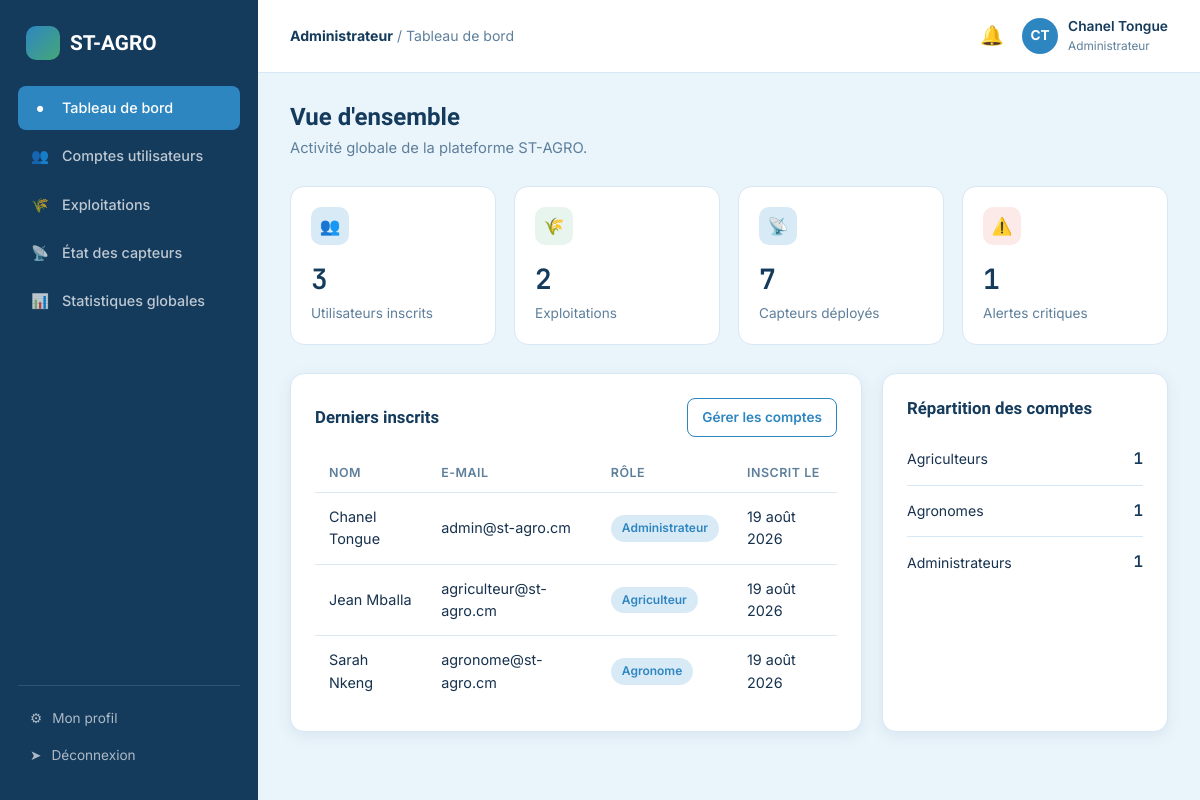
/admin/dashboard.php (signed in), run on the app's committed database.
### tables this page shows
CREATE TABLE utilisateurs (
    id INT AUTO_INCREMENT PRIMARY KEY,
    nom VARCHAR(80) NOT NULL,
    prenom VARCHAR(80) NOT NULL,
    email VARCHAR(150) NOT NULL UNIQUE,
    telephone VARCHAR(30) DEFAULT NULL,
    mot_de_passe VARCHAR(255) NOT NULL,
    role ENUM('administrateur','agriculteur','agronome') NOT NULL DEFAULT 'agriculteur',
    photo_profil VARCHAR(255) DEFAULT NULL,
    ville VARCHAR(120) DEFAULT NULL,
    statut ENUM('actif','suspendu') NOT NULL DEFAULT 'actif',
    date_creation DATETIME DEFAULT CURRENT_TIMESTAMP
);

### includes/auth.php (called while the page is built, shortened)
<?php
require_once __DIR__ . '/../config/database.php';
function estConnecte(): bool
{
    return isset($_SESSION['user_id']);
}
function utilisateurCourant(): ?array
{
    static $user = null;
    if ($user === null) {
        $stmt = getPDO()->prepare('SELECT id, nom, prenom, email, telephone, role, photo_profil, ville, statut FROM utilisateurs WHERE id = ?');
        $stmt->execute([$_SESSION['user_id']]);
        $user = $stmt->fetch();
    }
    return $user;
}

### config/database.php (called while the page is built, shortened)
<?php
function getPDO(): PDO
{
    static $pdo = null;
    if ($pdo === null) {
        $dsn = 'mysql:host=' . DB_HOST . ';dbname=' . DB_NAME . ';charset=' . DB_CHARSET;
        $options = [
            PDO::ATTR_ERRMODE            => PDO::ERRMODE_EXCEPTION,
            PDO::ATTR_DEFAULT_FETCH_MODE => PDO::FETCH_ASSOC,
            PDO::ATTR_EMULATE_PREPARES   => false,
        ];
        try {
            $pdo = new PDO($dsn, DB_USER, DB_PASS, $options);
        } catch (PDOException $e) {
            die('Erreur de connexion à la base de données : ' . $e->getMessage());
        }
    }
    return $pdo;
}

### includes/functions.php (called while the page is built, shortened)
<?php
function nettoyer(string $valeur): string
{
    return htmlspecialchars(trim($valeur), ENT_QUOTES, 'UTF-8');
}
function formaterDate(string $date): string
{
    $mois = ['01' => 'jan', '02' => 'fév', '03' => 'mar', '04' => 'avr', '05' => 'mai', '06' => 'juin',
             '07' => 'juil', '08' => 'août', '09' => 'sep', '10' => 'oct', '11' => 'nov', '12' => 'déc'];
    $ts = strtotime($date);
    return date('d', $ts) . ' ' . $mois[date('m', $ts)] . ' ' . date('Y', $ts);
}

### admin/dashboard.php (the view, shortened to what this page needs)
<?php
require_once __DIR__ . '/../includes/auth.php';
require_once __DIR__ . '/../includes/functions.php';
$user = utilisateurCourant();
$pdo = getPDO();
$stmt = $pdo->query("SELECT role, COUNT(*) AS total FROM utilisateurs GROUP BY role");
$parRole = ['agriculteur' => 0, 'agronome' => 0, 'administrateur' => 0];
foreach ($stmt->fetchAll() as $r) { $parRole[$r['role']] = (int) $r['total']; }
$totalExploitations = (int) $pdo->query('SELECT COUNT(*) FROM exploitations')->fetchColumn();
$totalCapteurs = (int) $pdo->query('SELECT COUNT(*) FROM capteurs')->fetchColumn();
$totalAlertes = (int) $pdo->query("SELECT COUNT(*) FROM alertes WHERE niveau = 'critique'")->fetchColumn();
$stmt = $pdo->query('SELECT nom, prenom, email, role, date_creation FROM utilisateurs ORDER BY date_creation DESC LIMIT 6');
$derniersInscrits = $stmt->fetchAll();
$filAriane = 'Tableau de bord';
$pageActive = 'dashboard';
require __DIR__ . '/../includes/layout_debut.php';
$libRole = ['agriculteur' => 'Agriculteur', 'agronome' => 'Agronome', 'administrateur' => 'Administrateur'];
?>
<h1>Vue d'ensemble</h1>
<p class="sous-titre-page">Activité globale de la plateforme ST-AGRO.</p>
<div class="grille-stats">
    <div class="stat-carte">
        <div class="stat-tete"><span class="stat-icone bleu">&#128101;</span></div>
        <div class="valeur"><?= array_sum($parRole) ?></div>
        <div class="libelle">Utilisateurs inscrits</div>
    </div>
    <div class="stat-carte">
        <div class="stat-tete"><span class="stat-icone vert">&#127806;</span></div>
        <div class="valeur"><?= $totalExploitations ?></div>
        <div class="libelle">Exploitations</div>
    </div>
    <div class="stat-carte">
        <div class="stat-tete"><span class="stat-icone bleu">&#128225;</span></div>
        <div class="valeur"><?= $totalCapteurs ?></div>
        <div class="libelle">Capteurs déployés</div>
    </div>
    <div class="stat-carte">
        <div class="stat-tete"><span class="stat-icone rouge">&#9888;&#65039;</span></div>
        <div class="valeur"><?= $totalAlertes ?></div>
        <div class="libelle">Alertes critiques</div>
    </div>
</div>
<div class="grille-2">
    <div class="carte">
        <div class="carte-titre">
            <h3>Derniers inscrits</h3>
            <a href="/st-agro/admin/utilisateurs.php" class="btn btn-contour btn-sm">Gérer les comptes</a>
        </div>
        <div class="table-wrap">
            <table class="table-app">
                <thead><tr><th>Nom</th><th>E-mail</th><th>Rôle</th><th>Inscrit le</th></tr></thead>
                <tbody>
                <?php foreach ($derniersInscrits as $u): ?>
                    <tr>
                        <td><?= nettoyer($u['prenom'] . ' ' . $u['nom']) ?></td>
                        <td><?= nettoyer($u['email']) ?></td>
                        <td><span class="badge badge-bleu"><?= $libRole[$u['role']] ?></span></td>
                        <td><?= formaterDate($u['date_creation']) ?></td>
                    </tr>
                <?php endforeach; ?>
                </tbody>
            </table>
        </div>
    </div>
    <div class="carte">
        <div class="carte-titre"><h3>Répartition des comptes</h3></div>
        <div class="capteur-item"><div class="capteur-nom">Agriculteurs</div><div class="capteur-valeur"><?= $parRole['agriculteur'] ?></div></div>
        <div class="capteur-item"><div class="capteur-nom">Agronomes</div><div class="capteur-valeur"><?= $parRole['agronome'] ?></div></div>
        <div class="capteur-item"><div class="capteur-nom">Administrateurs</div><div class="capteur-valeur"><?= $parRole['administrateur'] ?></div></div>
    </div>
</div>
<?php require __DIR__ . '/../includes/layout_fin.php'; ?>

### includes/layout_debut.php (shortened to what this page needs)
<?php
$user = utilisateurCourant();
$role = $user['role'];
$initiales = mb_strtoupper(mb_substr($user['prenom'], 0, 1) . mb_substr($user['nom'], 0, 1));
$libRole = ['agriculteur' => 'Agriculteur', 'agronome' => 'Agronome', 'administrateur' => 'Administrateur'];
?>
<!DOCTYPE html>
<html lang="fr">
<head>
<link rel="stylesheet" href="/st-agro/includes/style.css">
</head>
<body>
<div class="app-shell">
    <aside class="barre-laterale">
        <div class="logo"><span class="pastille"></span> ST-AGRO</div>
        <ul class="nav-app">
            <?php foreach ($liensParRole[$role] as $lien): ?>
            <li><a href="<?= $lien['href'] ?>" class="<?= $pageActive === $lien['cle'] ? 'actif' : '' ?>">
                <span class="icone"><?= $lien['icone'] ?></span> <?= $lien['texte'] ?>
            </a></li>
            <?php endforeach; ?>
        </ul>
        <div class="barre-laterale-bas">
            <a href="/st-agro/profil.php"><span class="icone">&#9881;</span> Mon profil</a>
            <a href="/st-agro/deconnexion.php"><span class="icone">&#10148;</span> Déconnexion</a>
        </div>
    </aside>
    <div class="zone-app">
        <header class="barre-superieure">
            <div style="display:flex; align-items:center; gap:14px;">
                <div class="fil-ariane"><strong><?= $libRole[$role] ?></strong> / <?= nettoyer($filAriane) ?></div>
            </div>
            <div class="barre-superieure-actions">
                <a href="/st-agro/<?= $role === 'administrateur' ? 'admin' : $role ?>/notifications.php" class="cloche-notif" aria-label="Notifications">
                    &#128276;
                </a>
                <a href="/st-agro/profil.php" class="mini-profil">
                    <div class="avatar"><?= $initiales ?></div>
                    <div>
                        <div class="nom"><?= nettoyer($user['prenom'] . ' ' . $user['nom']) ?></div>
                        <div class="role"><?= $libRole[$role] ?></div>
                    </div>
                </a>
            </div>
        </header>
        <main class="contenu-app">

### data on the page
utilisateurs: role "Administrateur", initiales "CT", nettoyer($user['prenom'] . ' ' . $user['nom']) "Chanel Tongue", nettoyer($u['prenom'] . ' ' . $u['nom']) "Chanel Tongue", email "admin@st-agro.cm", date_creation "19 août 2026"
utilisateurs: nettoyer($u['prenom'] . ' ' . $u['nom']) "Jean Mballa", email "agriculteur@st-agro.cm", role "Agriculteur", date_creation "19 août 2026"
utilisateurs: nettoyer($u['prenom'] . ' ' . $u['nom']) "Sarah Nkeng", email "agronome@st-agro.cm", role "Agronome", date_creation "19 août 2026"

### other printed values
$lien['icone'] "●"
$lien['texte'] "Tableau de bord"
$lien['icone'] "👥"
$lien['texte'] "Comptes utilisateurs"
$lien['icone'] "🌾"
$lien['texte'] "Exploitations"
$lien['icone'] "📡"
$lien['texte'] "État des capteurs"
$lien['icone'] "📊"
$lien['texte'] "Statistiques globales"
nettoyer($filAriane) "Tableau de bord"
array_sum($parRole) "3"
$totalExploitations "2"
$totalCapteurs "7"
$totalAlertes "1"
